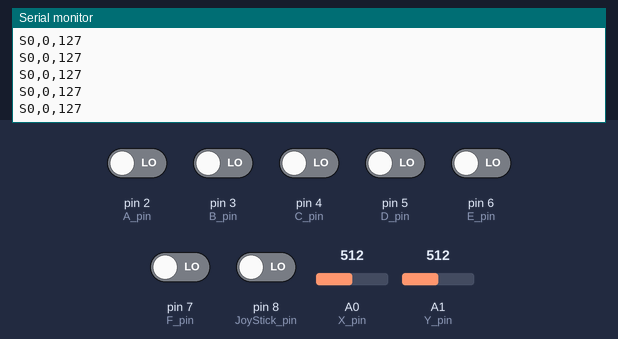
This sketch was run on a simulated Arduino Uno, built with avr-gcc and run on an emulated ATmega328P. On the bench: the last lines printed to the serial monitor. The test bench sets the inputs (shaded band); at power-on: pin 2 (A_pin), pin 3 (B_pin), pin 4 (C_pin), pin 5 (D_pin), pin 6 (E_pin), pin 7 (F_pin), pin 8 (JoyStick_pin) LOW, A0 (X_pin) = 512, A1 (Y_pin) = 512.

Above: at 5.7 s.
5.8 s: A0 (X_pin) set to 430
At 5.84 s:
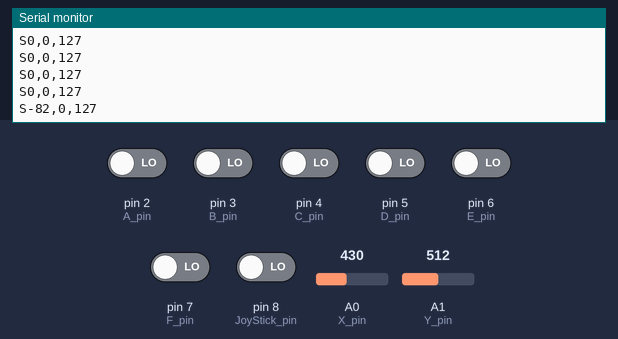
7.3 s: A0 (X_pin) set to 401
At 7.31 s:
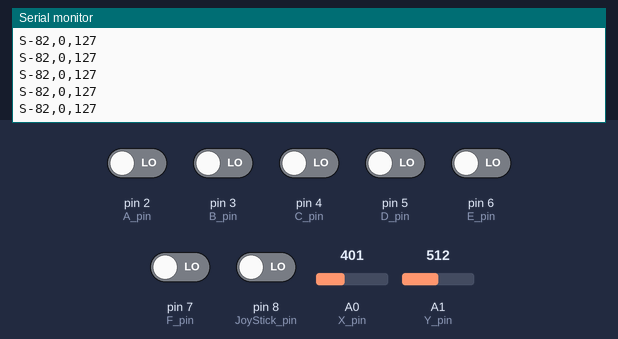
Timing chart, 0 to 10.3 s (numbered marks = the images above; inputs shaded):
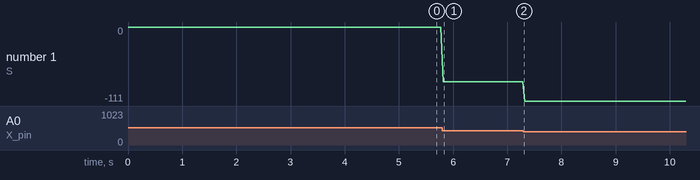

Measured:
- after the input at 5.8 s, the serial monitor: prints a new line at once (image 1)
- plotted number 1: 0 → -82 after the input at 5.8 s, -82 → -111 after the input at 7.3 s

The sketch:

JoyStick.ino
```cpp
// JoyStick Shield pins
const int A_pin = 2, B_pin = 3, C_pin = 4, D_pin = 5;
const int E_pin = 6, F_pin = 7, JoyStick_pin = 8;
const int X_pin = A0, Y_pin = A1;
const int buttons[] = { A_pin, B_pin, C_pin, D_pin, E_pin, F_pin, JoyStick_pin };

void setup() {
  for (int i = 0; i < 7; i++) {
    pinMode(buttons[i], INPUT);
  }

  Serial.begin(115200);
}

void loop() {
  int x = analogRead(X_pin) - 512;
  int y = analogRead(Y_pin) - 512;

  int buttonStates = 0;

  for (int i = 0; i < 7; i++) {
    buttonStates |= ((digitalRead(buttons[i]) == LOW) ? 1 : 0) << i;
  }

  Serial.println("S" + String(x) + "," + String(y) + "," + String(buttonStates));

  delay(40);
}
```
